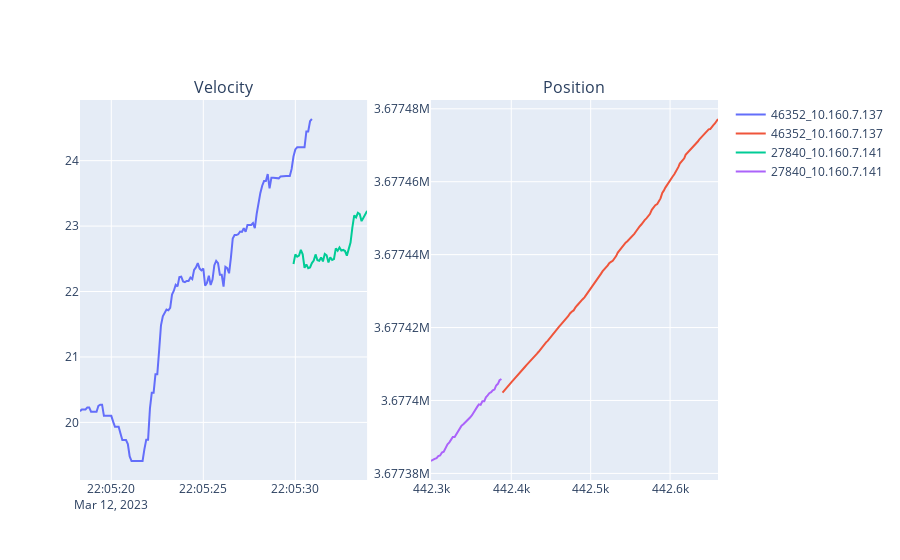

Notebook code cell kept with this figure:
### Code cell
# plot the velocity of the objects
import plotly.graph_objects as go
from plotly.subplots import make_subplots

# objs = 	"40595_10.160.7.136", "46405_10.160.7.137"
objs = ("46352_10.160.7.137",	"27840_10.160.7.141")

# failed_match = "46234_10.160.7.137", "61830_10.160.7.141", "61833_10.160.7.141"


# create two subplots, one for velocity and one for position, with plotly
fig = make_subplots(
    rows=1,
    cols=2,
    subplot_titles=("Velocity", "Position"),
)

for obj in objs:
    plot_df = df.filter(pl.col("object_id") == obj).to_pandas()

    # plot the velocity
    fig.add_trace(
        go.Scatter(
            x=plot_df["epoch_time"],
            y=plot_df["f32_velocityInDir_mps"],
            name=obj,
        ),
        row=1,
        col=1,
    )

    # plot the position
    fig.add_trace(
        go.Scatter(
            x=plot_df["utm_x"],
            y=plot_df["utm_y"],
            name=obj,
        ),
        row=1,
        col=2,
    )

    # set the colors of the traces to the same color
    fig.data[-2].line.color = fig.data[-1].line.color


fig.show()
